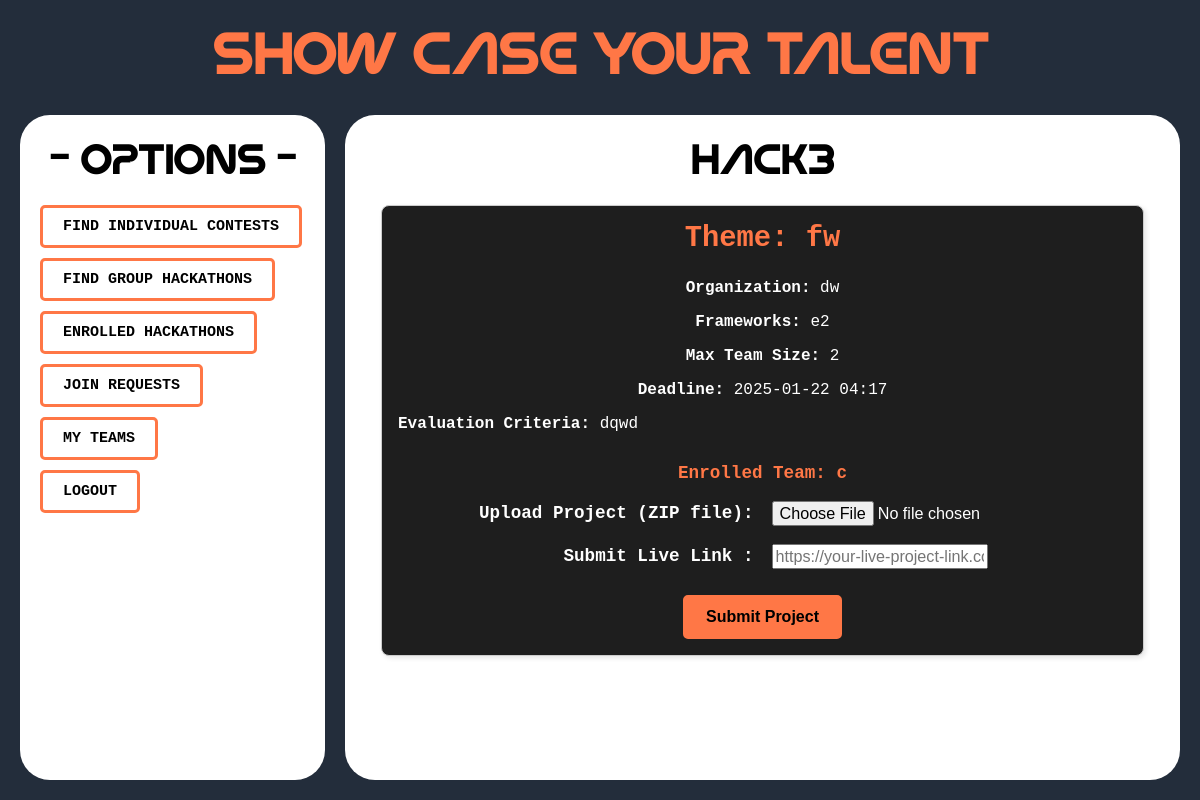
Screenshot of /competitor/event/15/team/1/ with the database file from the repository.
### host/models.py (models this page shows, shortened)
class GroupEvent(models.Model):
    hackathon_name = models.CharField(max_length=200)
    organization = models.CharField(max_length=200)
    theme = models.CharField(max_length=200)
    frameworks = models.CharField(max_length=300)
    max_team_size = models.IntegerField()
    last_submission_datetime = models.DateTimeField()
    evaluation_criteria = models.TextField()
    created_by = models.ForeignKey(settings.AUTH_USER_MODEL, on_delete=models.CASCADE, related_name="group_events")
    entry_fee = models.DecimalField(max_digits=10, decimal_places=2, default=0.00)

### competitor/models.py (models this page shows, shortened)
class Team(models.Model):
    name = models.CharField(max_length=255, unique=True)
    team_admin = models.ForeignKey(
        User,
        on_delete=models.CASCADE,
        related_name='admin_teams'
    )  # The user who created the team (must be a competitor)
    members = models.ManyToManyField(
        User,
        related_name='team_members',
        blank=True
    )
    created_at = models.DateTimeField(auto_now_add=True)  # Timestamp of creation

### competitor/views.py (the view)
# urls.py: path('event/<int:event_id>/team/<int:team_id>/', views.event_details, name='event_details'),
def event_details(request, event_id, team_id):
    event = get_object_or_404(GroupEvent, id=event_id)
    team = get_object_or_404(Team, id=team_id)
    enrollment = TeamEnrollment.objects.filter(event=event, team=team).first()
    if not enrollment:
        return render(request, 'competitor/not_allowed.html', {"message": "You are not enrolled in this event."})
    return render(request, 'competitor/event_details.html', {'event': event, 'team': team})

### templates/competitor/event_details.html (shortened to what this page needs)
{% extends "competitor/competitor_dashboard.html" %}
{% block right_div %}
<h1 style="color:black; text-align: center;">{{ event.hackathon_name }}</h1>
<div class="card" style="background-color: #1e1e1e; color: white; margin: 16px;">
    <div style="padding: 16px; text-align: center; color: #ff7746;">
        <h2 style="color:#ff7746;"><strong>Theme:</strong> {{ event.theme }}</h2>
        <p><strong>Organization:</strong> {{ event.organization }}</p>
        <p><strong>Frameworks:</strong> {{ event.frameworks }}</p>
        <p><strong>Max Team Size:</strong> {{ event.max_team_size }}</p>
        <p><strong>Deadline:</strong> {{ event.last_submission_datetime|date:"Y-m-d H:i" }}</p>
        <p style="white-space: pre-wrap; text-align: left;color:white;"><strong>Evaluation Criteria:</strong> {{ event.evaluation_criteria }}</p>
        <form method="POST" enctype="multipart/form-data" action="{% url 'competitor:submit_project' event.id %}">
            <table style="width: 100%; margin-top: 20px; color: white; text-align: center;font-size: 1.1rem;">
                <tr style="color: #ff7746;">
                    <td colspan="2" style="padding: 8px; text-align: center;"><strong>Enrolled Team: {{ team.name }}</strong></td>
                </tr>
                <tr>
                    <td style="padding: 8px; width: 50%;text-align: right;"><strong>Upload Project (ZIP file):</strong></td>
                    <td style="padding: 8px; text-align: left;">
                        <input type="file" name="project_files" id="project_files" accept=".zip" required style="text-align: left;font-size: 1.01rem;">
                    </td>
                </tr>
                <tr>
                    <td style="padding: 8px;text-align: right;"><strong>Submit Live Link :</strong></td>
                    <td style="padding: 8px; text-align: left;">
                        <input type="url" name="live_link" id="live_link" placeholder="https://your-live-project-link.com" style="text-align: left;font-size: 1.01rem;">
                    </td>
                </tr>
            </table>
            <div style="text-align: center; margin-top: 16px;">
                <button type="submit" class="btn-like">Submit Project</button>
            </div>
        </form>
    </div>
</div>
{% endblock %}

### rows the page displays
GroupEvent: hackathon_name "hack3", theme "fw", organization "dw", frameworks "e2", max_team_size "2", last_submission_datetime "2025-01-22 04:17", evaluation_criteria "dqwd"
Team: name "c"
